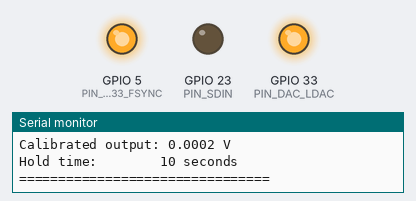
A sketch run on a simulated ESP32. Shown: output pins drawn as LEDs (lit = HIGH), the last lines printed to the serial monitor. Pins used as bus, display or sensor lines are not drawn.

Above: at 6.0 s.
At 46.0 s:
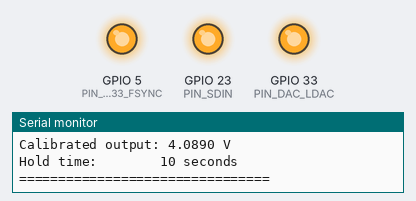
Timing chart, 0 to 58.5 s (numbered marks = the images above):
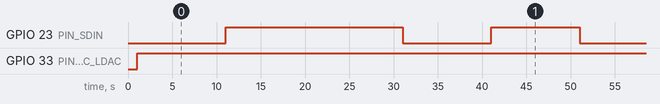

Measured:
- by itself, GPIO 23 (PIN_SDIN): LOW → HIGH at 11.0 s, → LOW 20.0 s later, → HIGH 10.0 s later, → LOW 10.0 s later, … (9 changes in this stretch)
- by itself, GPIO 33 (PIN_DAC_LDAC): LOW → HIGH at 1.0 s
- by itself, everything shown: repeats every 50.0 s, in 4 steps

The sketch:

AD5626_StandAlone_DAC_Test.ino
```cpp
#include <Arduino.h>
#include "Ad5626Driver.h"

constexpr uint8_t PIN_AD9833_FSYNC = 5;
constexpr uint8_t PIN_SCLK = 18;
constexpr uint8_t PIN_SDIN = 23;
constexpr uint8_t PIN_DAC_CS = 32;
constexpr uint8_t PIN_DAC_LDAC = 33;

constexpr unsigned long STEP_TIME_MS = 10000;

Ad5626Driver ad5626(
  PIN_DAC_CS,
  PIN_DAC_LDAC,
  PIN_SCLK,
  PIN_SDIN,
  PIN_AD9833_FSYNC
);

const float testVoltages[] = {
  0.000f,
  1.024f,
  2.048f,
  3.072f,
  4.089f
};

constexpr size_t TEST_COUNT =
    sizeof(testVoltages) / sizeof(testVoltages[0]);

size_t currentTest = 0;
unsigned long lastStepTime = 0;


void applyCurrentTest()
{
  float requestedVoltage = testVoltages[currentTest];
  uint16_t code = ad5626.writeVoltage(requestedVoltage);

  Serial.println();
  Serial.println("================================");
  Serial.printf(
    "Test step:        %u of %u\n",
    static_cast<unsigned>(currentTest + 1),
    static_cast<unsigned>(TEST_COUNT)
  );
  Serial.printf("Requested output: %.3f V\n", requestedVoltage);
  Serial.printf("DAC code:         %u / 4095\n", code);
  Serial.printf(
    "Calibrated output: %.4f V\n",
    ad5626.currentVoltage()
  );
  Serial.println("Hold time:        10 seconds");
  Serial.println("================================");
}


void setup()
{
  Serial.begin(115200);
  delay(1000);

  ad5626.begin();

  Serial.println();
  Serial.println("================================");
  Serial.println(" PocketLab AD5626 Driver Test");
  Serial.println("================================");

  currentTest = 0;
  applyCurrentTest();
  lastStepTime = millis();
}


void loop()
{
  if (millis() - lastStepTime >= STEP_TIME_MS)
  {
    lastStepTime = millis();

    currentTest++;

    if (currentTest >= TEST_COUNT)
    {
      currentTest = 0;
      Serial.println();
      Serial.println("Restarting test sequence...");
    }

    applyCurrentTest();
  }
}
```

Ad5626Driver.cpp
```cpp
#include "Ad5626Driver.h"

#include <math.h>

Ad5626Driver::Ad5626Driver(
  uint8_t csPin,
  uint8_t ldacPin,
  uint8_t sclkPin,
  uint8_t sdinPin,
  uint8_t otherChipSelectPin
)
  : _csPin(csPin),
    _ldacPin(ldacPin),
    _sclkPin(sclkPin),
    _sdinPin(sdinPin),
    _otherChipSelectPin(otherChipSelectPin)
{
}


void Ad5626Driver::begin()
{
  pinMode(_csPin, OUTPUT);
  pinMode(_ldacPin, OUTPUT);
  pinMode(_sclkPin, OUTPUT);
  pinMode(_sdinPin, OUTPUT);
  pinMode(_otherChipSelectPin, OUTPUT);

  // Safe inactive bus states
  digitalWrite(_csPin, HIGH);
  digitalWrite(_ldacPin, HIGH);
  digitalWrite(_sclkPin, LOW);
  digitalWrite(_sdinPin, LOW);

  // Keep the AD9833 deselected.
  digitalWrite(_otherChipSelectPin, HIGH);

  clear();
}


void Ad5626Driver::writeCode(uint16_t code)
{
  if (code > MAX_CODE)
  {
    code = MAX_CODE;
  }

  // The AD9833 shares SCLK and SDIN.
  digitalWrite(_otherChipSelectPin, HIGH);

  // LDAC must stay high while data is loaded.
  digitalWrite(_ldacPin, HIGH);

  // Begin with SCLK low.
  digitalWrite(_sclkPin, LOW);
  digitalWrite(_csPin, LOW);
  delayMicroseconds(1);

  // Send exactly 12 bits, MSB first.
  for (int8_t bitIndex = 11; bitIndex >= 0; bitIndex--)
  {
    digitalWrite(_sclkPin, LOW);

    bool bitValue = ((code >> bitIndex) & 0x01) != 0;
    digitalWrite(_sdinPin, bitValue ? HIGH : LOW);

    delayMicroseconds(1);

    // The AD5626 captures SDIN on the rising edge.
    digitalWrite(_sclkPin, HIGH);
    delayMicroseconds(1);
  }

  /*
    Keep SCLK high while CS rises. Raising CS while SCLK
    is low would create an additional shift-register event.
  */
  digitalWrite(_csPin, HIGH);
  delayMicroseconds(1);

  // Return the shared clock to idle low.
  digitalWrite(_sclkPin, LOW);

  pulseLdac();

  _currentCode = code;
}


uint16_t Ad5626Driver::writeVoltage(float voltage)
{
  uint16_t code = voltageToCode(voltage);
  writeCode(code);
  return code;
}


void Ad5626Driver::clear()
{
  writeCode(0);
}


uint16_t Ad5626Driver::currentCode() const
{
  return _currentCode;
}


float Ad5626Driver::currentVoltage() const
{
  return codeToVoltage(_currentCode);
}


uint16_t Ad5626Driver::voltageToCode(float voltage)
{
  if (voltage <= ZERO_SCALE_V)
  {
    return 0;
  }

  if (voltage >= MEASURED_FULL_SCALE_V)
  {
    return MAX_CODE;
  }

  float rawCode =
      (voltage - ZERO_SCALE_V) / VOLTS_PER_CODE;

  long roundedCode = lroundf(rawCode);

  if (roundedCode < 0)
  {
    roundedCode = 0;
  }
  else if (roundedCode > MAX_CODE)
  {
    roundedCode = MAX_CODE;
  }

  return static_cast<uint16_t>(roundedCode);
}


float Ad5626Driver::codeToVoltage(uint16_t code)
{
  if (code > MAX_CODE)
  {
    code = MAX_CODE;
  }

  return ZERO_SCALE_V +
         (VOLTS_PER_CODE * static_cast<float>(code));
}


void Ad5626Driver::pulseLdac()
{
  digitalWrite(_ldacPin, LOW);
  delayMicroseconds(1);
  digitalWrite(_ldacPin, HIGH);
}
```

Ad5626Driver.h
```cpp
#pragma once

#include <Arduino.h>

class Ad5626Driver
{
public:
  Ad5626Driver(
    uint8_t csPin,
    uint8_t ldacPin,
    uint8_t sclkPin,
    uint8_t sdinPin,
    uint8_t otherChipSelectPin
  );

  void begin();

  void writeCode(uint16_t code);
  uint16_t writeVoltage(float voltage);
  void clear();

  uint16_t currentCode() const;
  float currentVoltage() const;

  static uint16_t voltageToCode(float voltage);
  static float codeToVoltage(uint16_t code);

  static constexpr uint16_t MAX_CODE = 4095;

  // Measured PocketLab AD5626 calibration
  static constexpr float ZERO_SCALE_V = 0.0002f;
  static constexpr float VOLTS_PER_CODE = 0.000998486f;
  static constexpr float MEASURED_FULL_SCALE_V = 4.089f;

private:
  uint8_t _csPin;
  uint8_t _ldacPin;
  uint8_t _sclkPin;
  uint8_t _sdinPin;
  uint8_t _otherChipSelectPin;

  uint16_t _currentCode = 0;

  void pulseLdac();
};
```
